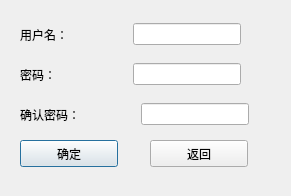
<?xml version="1.0" encoding="UTF-8"?>
<ui version="4.0">
 <class>resgister</class>
 <widget class="QDialog" name="resgister">
  <property name="geometry">
   <rect>
    <x>0</x>
    <y>0</y>
    <width>291</width>
    <height>196</height>
   </rect>
  </property>
  <property name="windowTitle">
   <string>注册</string>
  </property>
  <widget class="QWidget" name="layoutWidget">
   <property name="geometry">
    <rect>
     <x>20</x>
     <y>60</y>
     <width>221</width>
     <height>29</height>
    </rect>
   </property>
   <layout class="QHBoxLayout" name="horizontalLayout_2">
    <item>
     <widget class="QLabel" name="label_2">
      <property name="text">
       <string>密码：</string>
      </property>
     </widget>
    </item>
    <item>
     <widget class="QLineEdit" name="led_pwd">
      <property name="sizePolicy">
       <sizepolicy hsizetype="Fixed" vsizetype="Fixed">
        <horstretch>0</horstretch>
        <verstretch>0</verstretch>
       </sizepolicy>
      </property>
     </widget>
    </item>
   </layout>
  </widget>
  <widget class="QWidget" name="layoutWidget_2">
   <property name="geometry">
    <rect>
     <x>20</x>
     <y>100</y>
     <width>229</width>
     <height>29</height>
    </rect>
   </property>
   <layout class="QHBoxLayout" name="horizontalLayout_3">
    <item>
     <widget class="QLabel" name="label_3">
      <property name="text">
       <string>确认密码：</string>
      </property>
     </widget>
    </item>
    <item>
     <widget class="QLineEdit" name="led_repwd">
      <property name="sizePolicy">
       <sizepolicy hsizetype="Fixed" vsizetype="Fixed">
        <horstretch>0</horstretch>
        <verstretch>0</verstretch>
       </sizepolicy>
      </property>
     </widget>
    </item>
   </layout>
  </widget>
  <widget class="QLabel" name="icon_name">
   <property name="geometry">
    <rect>
     <x>260</x>
     <y>20</y>
     <width>20</width>
     <height>20</height>
    </rect>
   </property>
   <property name="text">
    <string/>
   </property>
  </widget>
  <widget class="QLabel" name="icon_pwd">
   <property name="geometry">
    <rect>
     <x>260</x>
     <y>60</y>
     <width>20</width>
     <height>20</height>
    </rect>
   </property>
   <property name="text">
    <string/>
   </property>
  </widget>
  <widget class="QLabel" name="icon_repwd">
   <property name="geometry">
    <rect>
     <x>260</x>
     <y>100</y>
     <width>20</width>
     <height>20</height>
    </rect>
   </property>
   <property name="text">
    <string/>
   </property>
  </widget>
  <widget class="QPushButton" name="pushButton">
   <property name="geometry">
    <rect>
     <x>20</x>
     <y>140</y>
     <width>98</width>
     <height>27</height>
    </rect>
   </property>
   <property name="text">
    <string>确定</string>
   </property>
  </widget>
  <widget class="QPushButton" name="pushButton_2">
   <property name="geometry">
    <rect>
     <x>150</x>
     <y>140</y>
     <width>98</width>
     <height>27</height>
    </rect>
   </property>
   <property name="text">
    <string>返回</string>
   </property>
  </widget>
  <widget class="QWidget" name="">
   <property name="geometry">
    <rect>
     <x>20</x>
     <y>20</y>
     <width>221</width>
     <height>29</height>
    </rect>
   </property>
   <layout class="QHBoxLayout" name="horizontalLayout">
    <item>
     <widget class="QLabel" name="label">
      <property name="text">
       <string>用户名：</string>
      </property>
     </widget>
    </item>
    <item>
     <widget class="QLineEdit" name="led_name">
      <property name="sizePolicy">
       <sizepolicy hsizetype="Fixed" vsizetype="Fixed">
        <horstretch>0</horstretch>
        <verstretch>0</verstretch>
       </sizepolicy>
      </property>
     </widget>
    </item>
   </layout>
  </widget>
 </widget>
 <resources/>
 <connections/>
</ui>
